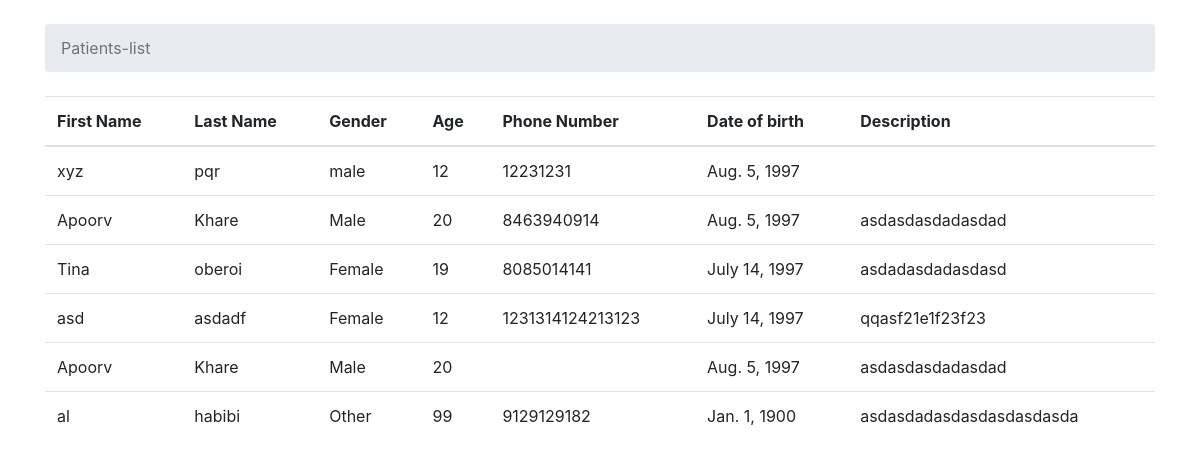
The page /list/ on the database as committed earlier.
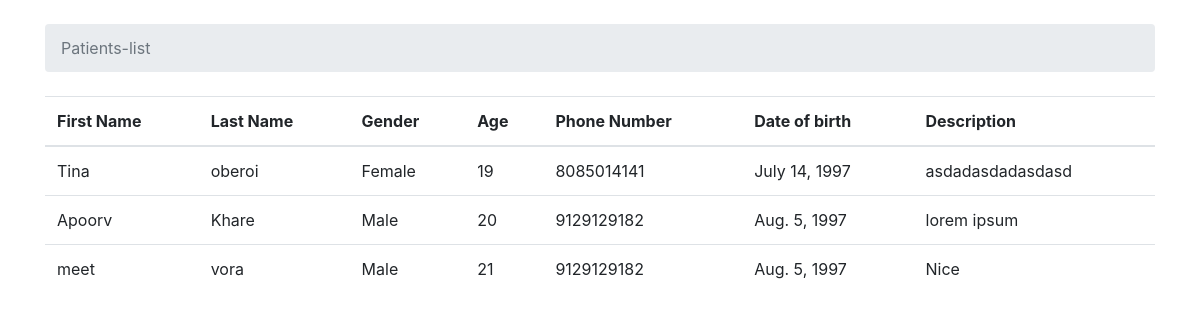
The same page on the database as committed later.
### info/models.py (models this page shows)
class Patient(models.Model):
	first_name = models.CharField(max_length=30)
	last_name = models.CharField(max_length=30)
	age = models.IntegerField()
	dob = models.DateField()
	gender = models.CharField(max_length=30)
	phone_number = models.CharField(max_length=12)
	text_info = models.TextField()

### info/views.py (the view)
# urls.py: url(r'^list/$',views.patients_list, name='patients_list'),
def patients_list(request):
	patients = Patient.objects.all()
	return render(request, 'list.html', {'patients': patients})

### templates/list.html (shortened to what this page needs)
{% load static %}<!DOCTYPE html>
<html>
  <head>
    <link rel="stylesheet" href="https://maxcdn.bootstrapcdn.com/bootstrap/4.0.0/css/bootstrap.min.css">
  </head>
  <body>
    <div class="container">
      <ol class="breadcrumb my-4">
        <li class="breadcrumb-item active">Patients-list</li>
      </ol>
      <table class="table">
        <thead class="thead-inverse">
          <tr>
            <th>First Name</th>
            <th>Last Name</th>
            <th>Gender</th>
            <th>Age</th>
            <th>Phone Number</th>
            <th>Date of birth</th>
            <th>Description</th>
          </tr>
        </thead>
        <tbody>
          {% for pat in patients %}
            <tr>
              <td>
                {{ pat.first_name }}
              </td>
              <td>
                {{ pat.last_name }}
              </td>
              <td>
                {{ pat.gender }}
              </td>
              <td>
                {{ pat.age }}
              </td>
              <td>
                {{ pat.phone_number }}
              </td>
              <td>
                {{ pat.dob }}
              </td>
               <td>
                {{ pat.text_info }}
              </td>
            </tr>
          {% endfor %}
        </tbody>
      </table>
    </div>
  </body>
</html>

Rows that differ between the two databases and show on the page:
removed Patient: first_name "xyz", last_name "pqr", gender "male", age "12", phone_number "12231231", dob "Aug. 5, 1997"
removed Patient: first_name "Apoorv", last_name "Khare", gender "Male", age "20", phone_number "8463940914", dob "Aug. 5, 1997", text_info "asdasdasdadasdad"
removed Patient: first_name "asd", last_name "asdadf", gender "Female", age "12", phone_number "1231314124213123", dob "July 14, 1997", text_info "qqasf21e1f23f23"
removed Patient: first_name "al", last_name "habibi", gender "Other", age "99", phone_number "9129129182", dob "Jan. 1, 1900", text_info "asdasdadasdasdasdasdasda"
changed Patient "Apoorv": phone_number (not shown) → "9129129182"; text_info "asdasdasdadasdad" → "lorem ipsum"
added Patient: first_name "meet", last_name "vora", gender "Male", age "21", phone_number "9129129182", dob "Aug. 5, 1997", text_info "Nice"
